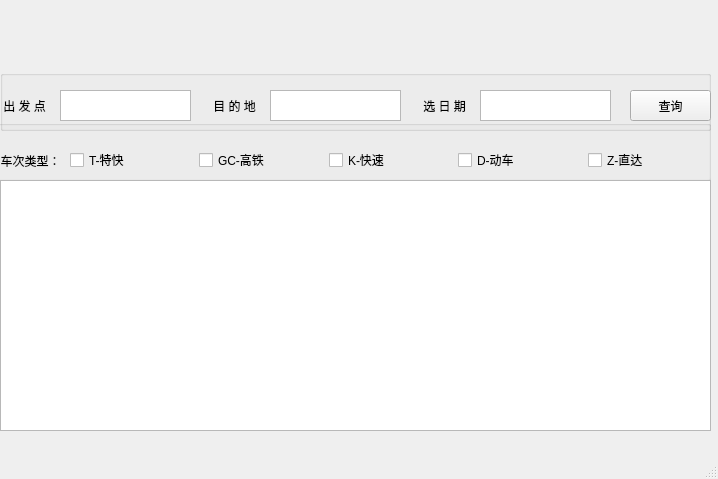
<?xml version="1.0" encoding="UTF-8"?>
<ui version="4.0">
 <class>MainWindow</class>
 <widget class="QMainWindow" name="MainWindow">
  <property name="geometry">
   <rect>
    <x>0</x>
    <y>0</y>
    <width>718</width>
    <height>479</height>
   </rect>
  </property>
  <property name="windowTitle">
   <string>MainWindow</string>
  </property>
  <widget class="QWidget" name="centralwidget">
   <widget class="QTextBrowser" name="textBrowser_4">
    <property name="geometry">
     <rect>
      <x>690</x>
      <y>500</y>
      <width>256</width>
      <height>192</height>
     </rect>
    </property>
   </widget>
   <widget class="QWidget" name="horizontalLayoutWidget">
    <property name="geometry">
     <rect>
      <x>0</x>
      <y>0</y>
      <width>711</width>
      <height>73</height>
     </rect>
    </property>
    <layout class="QHBoxLayout" name="horizontalLayout_7"/>
   </widget>
   <widget class="QGroupBox" name="groupBox">
    <property name="geometry">
     <rect>
      <x>0</x>
      <y>70</y>
      <width>711</width>
      <height>61</height>
     </rect>
    </property>
    <property name="title">
     <string/>
    </property>
    <widget class="QLabel" name="label">
     <property name="geometry">
      <rect>
       <x>0</x>
       <y>20</y>
       <width>61</width>
       <height>31</height>
      </rect>
     </property>
     <property name="text">
      <string> 出 发 点 </string>
     </property>
    </widget>
    <widget class="QLabel" name="label_2">
     <property name="geometry">
      <rect>
       <x>210</x>
       <y>20</y>
       <width>61</width>
       <height>31</height>
      </rect>
     </property>
     <property name="text">
      <string> 目 的 地 </string>
     </property>
    </widget>
    <widget class="QLabel" name="label_3">
     <property name="geometry">
      <rect>
       <x>420</x>
       <y>20</y>
       <width>61</width>
       <height>31</height>
      </rect>
     </property>
     <property name="text">
      <string> 选 日 期  </string>
     </property>
    </widget>
    <widget class="QPushButton" name="pushButton_Find">
     <property name="geometry">
      <rect>
       <x>630</x>
       <y>20</y>
       <width>81</width>
       <height>31</height>
      </rect>
     </property>
     <property name="text">
      <string>查询</string>
     </property>
    </widget>
    <widget class="QTextEdit" name="textEdit">
     <property name="geometry">
      <rect>
       <x>60</x>
       <y>20</y>
       <width>131</width>
       <height>31</height>
      </rect>
     </property>
    </widget>
    <widget class="QTextEdit" name="textEdit_2">
     <property name="geometry">
      <rect>
       <x>270</x>
       <y>20</y>
       <width>131</width>
       <height>31</height>
      </rect>
     </property>
    </widget>
    <widget class="QTextEdit" name="textEdit_3">
     <property name="geometry">
      <rect>
       <x>480</x>
       <y>20</y>
       <width>131</width>
       <height>31</height>
      </rect>
     </property>
    </widget>
   </widget>
   <widget class="QGroupBox" name="groupBox_2">
    <property name="geometry">
     <rect>
      <x>-10</x>
      <y>120</y>
      <width>721</width>
      <height>61</height>
     </rect>
    </property>
    <property name="title">
     <string/>
    </property>
    <widget class="QLabel" name="CheckBox_label">
     <property name="geometry">
      <rect>
       <x>0</x>
       <y>20</y>
       <width>81</width>
       <height>41</height>
      </rect>
     </property>
     <property name="layoutDirection">
      <enum>Qt::LeftToRight</enum>
     </property>
     <property name="text">
      <string>车次类型：</string>
     </property>
     <property name="alignment">
      <set>Qt::AlignCenter</set>
     </property>
    </widget>
    <widget class="QWidget" name="horizontalLayoutWidget_5">
     <property name="geometry">
      <rect>
       <x>80</x>
       <y>30</y>
       <width>641</width>
       <height>20</height>
      </rect>
     </property>
     <layout class="QHBoxLayout" name="horizontalLayout_6">
      <item>
       <widget class="QCheckBox" name="checkBox_T">
        <property name="text">
         <string>T-特快</string>
        </property>
       </widget>
      </item>
      <item>
       <widget class="QCheckBox" name="checkBox_GC">
        <property name="text">
         <string>GC-高铁</string>
        </property>
       </widget>
      </item>
      <item>
       <widget class="QCheckBox" name="checkBox_K">
        <property name="text">
         <string>K-快速</string>
        </property>
       </widget>
      </item>
      <item>
       <widget class="QCheckBox" name="checkBox_D">
        <property name="text">
         <string>D-动车</string>
        </property>
       </widget>
      </item>
      <item>
       <widget class="QCheckBox" name="checkBox_Z">
        <property name="text">
         <string>Z-直达</string>
        </property>
       </widget>
      </item>
     </layout>
    </widget>
   </widget>
   <widget class="QTableView" name="tableView">
    <property name="geometry">
     <rect>
      <x>0</x>
      <y>180</y>
      <width>711</width>
      <height>251</height>
     </rect>
    </property>
   </widget>
  </widget>
  <widget class="QMenuBar" name="menubar">
   <property name="geometry">
    <rect>
     <x>0</x>
     <y>0</y>
     <width>718</width>
     <height>23</height>
    </rect>
   </property>
  </widget>
  <widget class="QStatusBar" name="statusbar"/>
 </widget>
 <resources/>
 <connections/>
</ui>
